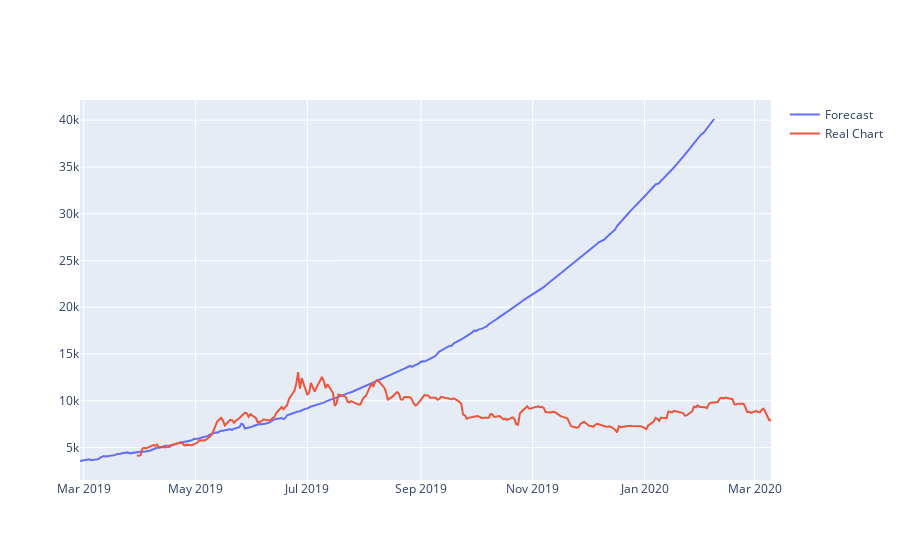

Write notebook code for a chart like this one.
### Code cell
fig = go.Figure()
fig.add_trace(go.Scatter(x=forecast.predicted_mean.index, 
                             y=forecast.predicted_mean,
                            name="Forecast"))

fig.add_trace(go.Scatter(x=valid.index, 
                             y=valid["bitcoin_Price"],
                             name="Real Chart"))

### Figure 1 — Plotly figure (JSON) as saved in the notebook; plotly's stock layout.template omitted (floating-point values rounded to 4 significant figures; data arrays with more than 128 entries replaced by an {"elided": "..."} marker saying what was removed)
{"data": [{"name": "Forecast", "type": "scatter", "x": {"elided": "347 str values"}, "y": {"elided": "347 float values"}}, {"name": "Real Chart", "type": "scatter", "x": {"elided": "347 str values"}, "y": {"elided": "347 float values"}}], "layout": {"autosize": true, "xaxis": {"autorange": true, "range": ["2019-02-27", "2020-03-10"], "type": "date"}, "yaxis": {"autorange": true, "range": [1516.0, 42160.0], "type": "linear"}}}
